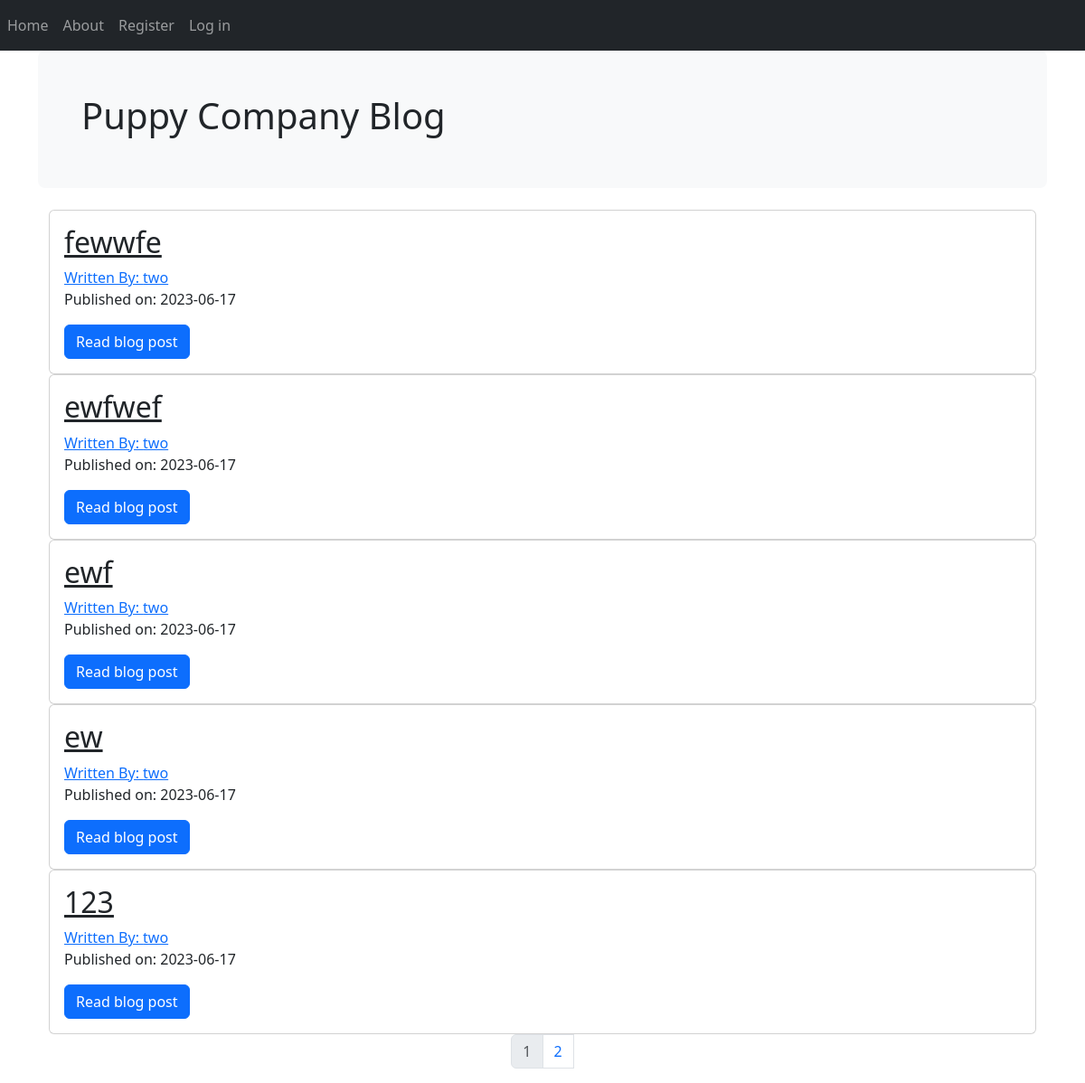
The page / on the database its author committed.
### companyblog/models.py (models this page shows, shortened)
class BlogPost(db.Model):
    __tablename__ = 'blogposts'
    users = db.relationship(User)
    id = db.Column(db.Integer, primary_key = True)
    user_id = db.Column(db.Integer, db.ForeignKey('users.id'), nullable=False)
    date = db.Column(db.DateTime, nullable=False, default=datetime.utcnow)
    title = db.Column(db.String(140), nullable= False)
    text = db.Column(db.Text, nullable = False)

class User(db.Model, UserMixin):
    __tablename__ = 'users'
    id = db.Column(db.Integer, primary_key = True)
    profile_image = db.Column(db.String(64), nullable = False, default='default_profile.jpg')
    email = db.Column(db.String(64), unique=True, index=True)
    username = db.Column(db.String(64), unique=True, index=True)
    password_hash = db.Column(db.String(128))
    posts = db.relationship('BlogPost', backref='author', lazy=True)

### companyblog/core/views.py (the view)
@core.route('/')
def index():
    page = request.args.get('page',1,type=int)
    blog_posts = BlogPost.query.order_by(BlogPost.date.desc()).paginate(page=page, per_page=5)
    return render_template('index.html', blog_posts=blog_posts)

### companyblog/templates/index.html (shortened to what this page needs)
{% extends "base.html" %}
{% block content %}
<div class="p-5 mb-4 bg-body-tertiary rounded-3">
    <h1> Puppy Company Blog </h1>
</div>
<div class="container">
    {% for post in blog_posts.items %}
    <div class="card">
        <div class="card-body">
            <h2><a class="card-title" href="{{ url_for('blog_posts.blog_post', blog_post_id=post.id) }}">{{ post.title }}</a></h2>
            <a href="#{{ url_for('users.user_posts', username=post.author.username) }}">Written By: {{ post.author.username}} </a>
            <p>Published on: {{ post.date.strftime('%Y-%m-%d') }}</p>
            <a class="btn btn-primary" href="{{ url_for('blog_posts.blog_post', blog_post_id=post.id) }}">Read blog post</a>
        </div>
    </div>
    {% endfor %}
</div>
<nav aria-label="Page navigation">
    <ul class="pagination justify-content-center">
        {% for page_num in blog_posts.iter_pages(left_edge=1, right_edge=1, left_current=1, right_current=2) %}
            {% if blog_posts.page == page_num %}
                <li class="page-item disabled">
                    <a class="page-link" href="{{ url_for('core.index', page=page_num) }}">{{ page_num }}</a>
                <li>
            {% else %}
            <li class="page-item">
                <a class="page-link" href="{{ url_for('core.index', page=page_num) }}">{{ page_num }}</a>
            {% endif %}
        {% endfor %}
    </ul>
  </nav>
{% endblock %}

### companyblog/templates/base.html (shortened to what this page needs)
<!DOCTYPE html>
<html lang="en" dir="ltr">
    <head>
        <link href="https://cdn.jsdelivr.net/npm/bootstrap@5.3.0/dist/css/bootstrap.min.css" rel="stylesheet">
    </head>
    <body>
        <nav class="navbar navbar-expand-lg navbar-dark bg-dark">
            <div class="navbar-nav">
                <a class="nav-item nav-link" href="{{url_for('core.index')}}">Home</a>
                <a class="nav-item nav-link" href="{{url_for('core.info')}}">About</a>
                {% if current_user.is_authenticated %}
                <a class="nav-item nav-link" href="{{ url_for('blog_posts.create_post') }}">Create post</a>
                <a class="nav-item nav-link" href="{{ url_for('users.account') }}">Account</a>
                <a class="nav-item nav-link" href="{{ url_for('users.logout') }}">Log out</a>
                {% else %}
                <a class="nav-item nav-link" href="{{ url_for('users.register') }}">Register</a>
                <a class="nav-item nav-link" href="{{ url_for('users.login') }}">Log in</a>
                {% endif %}
            </div>
        </nav>
        <div class = "container-sm">
            {% block content %}
            {% endblock %}
        </div>
    </body>
</html>

### rows shown on the page
BlogPost: title "fewwfe", author.username "two", date "2023-06-17"
BlogPost: title "ewfwef", author.username "two", date "2023-06-17"
BlogPost: title "ewf", author.username "two", date "2023-06-17"
BlogPost: title "ew", author.username "two", date "2023-06-17"
BlogPost: title "123", author.username "two", date "2023-06-17"

### other values the page prints
{{ page_num }} "1"
{{ page_num }} "2"
